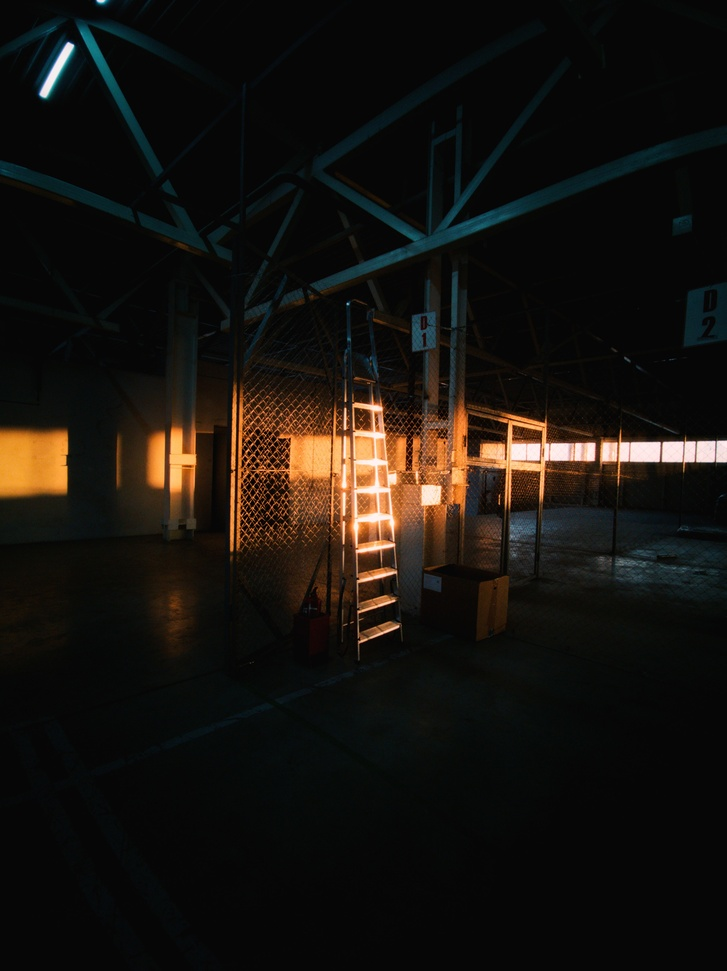
//> input picture code/2021-04-01-color-calibration/origin.jpg, 727 x 971 px, shrunk from 3440 x 4592 before the run
$ ./main   (built with g++ and OpenCV 4)
//> lines starting //> are read from the running program, lines starting //| are printed output that depends on the picture
#include <opencv2/opencv.hpp>
#include <opencv2/imgproc.hpp>
#include <vector>

// clang++ main.cpp -std=c++11 `pkg-config --libs opencv4` `pkg-config --cflags opencv4` -lstdc++

int main()
{
    cv::Mat src = cv::imread("origin.jpg");
//> src is the input picture: 971 rows x 727 cols, CV_8UC3; mean B, G, R 15, 19.3, 22.8
    cv::Mat ycrcb;

    cv::cvtColor(src, ycrcb, cv::COLOR_RGB2YCrCb);
//> ycrcb: 971 rows x 727 cols, CV_8UC3; mean of channels 0, 1, 2 18.3, 125.6, 130.4
    std::vector<cv::Mat> channels;
    cv::split(ycrcb, channels);
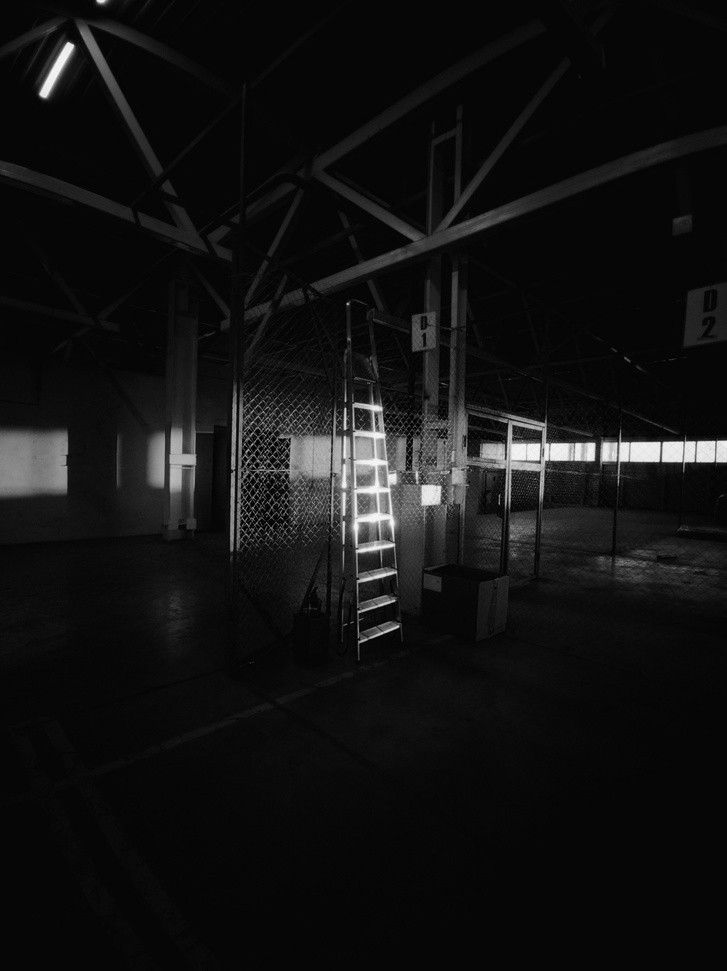
//> channels[0]: 971 rows x 727 cols, CV_8UC1; min 0, max 246, mean 18.3
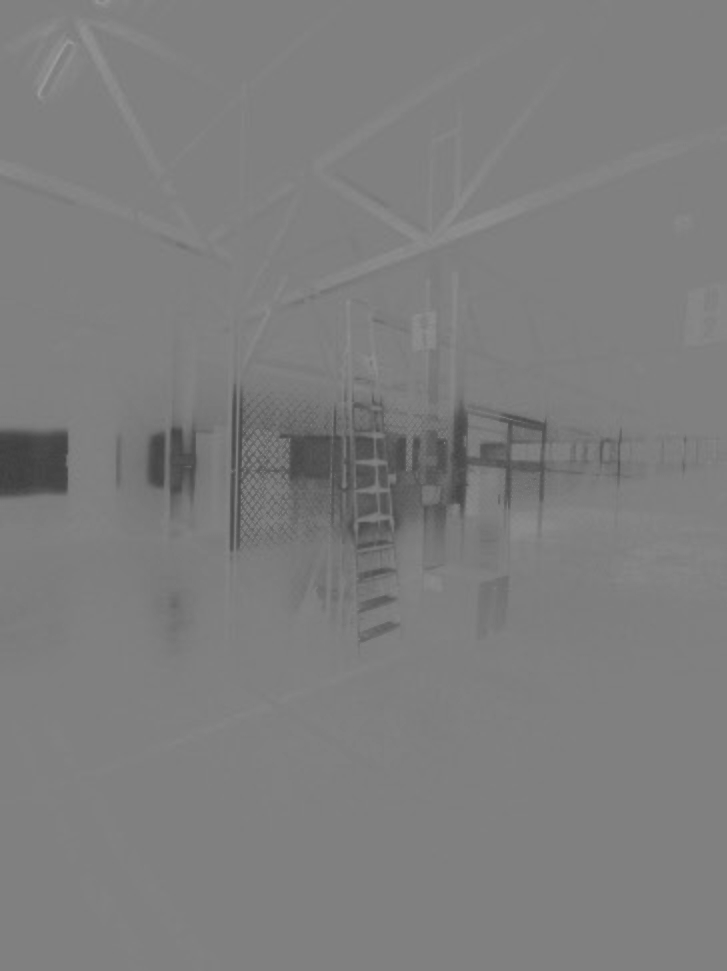
//> channels[1]: 971 rows x 727 cols, CV_8UC1; min 62, max 155, mean 125.6
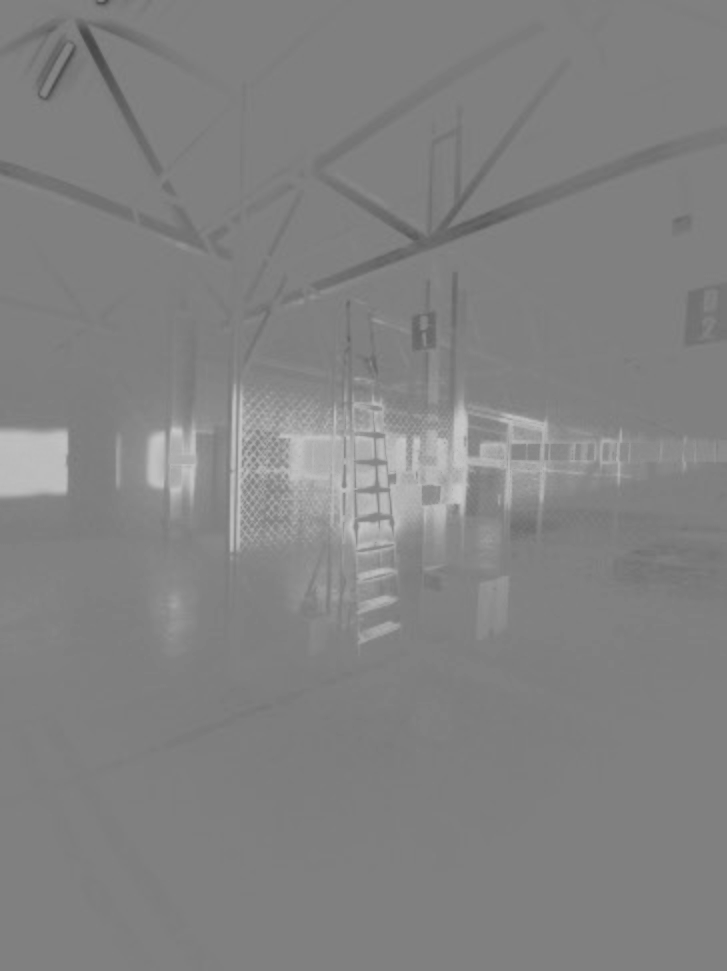
//> channels[2]: 971 rows x 727 cols, CV_8UC1; min 70, max 202, mean 130.4

    cv::equalizeHist(channels[0], channels[0]);
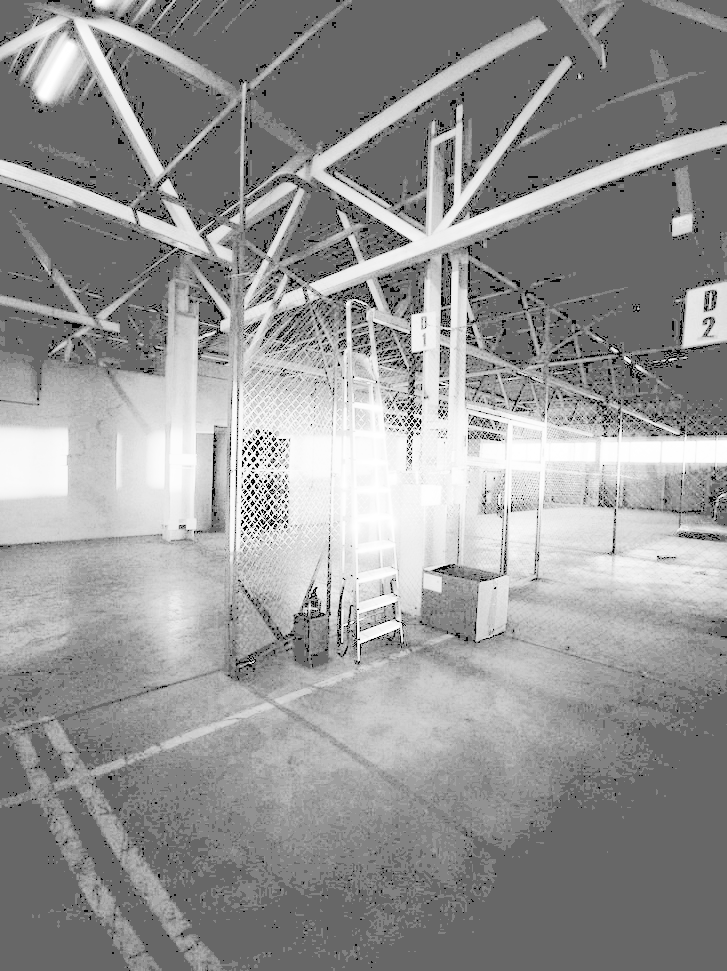
//> channels[0]: 971 rows x 727 cols, CV_8UC1; min 0, max 255, mean 149.3
    cv::Mat dst;
    cv::merge(channels, ycrcb);
//> ycrcb: 971 rows x 727 cols, CV_8UC3; mean of channels 0, 1, 2 149.3, 125.6, 130.4
    cv::cvtColor(ycrcb, dst, cv::COLOR_YCrCb2RGB);
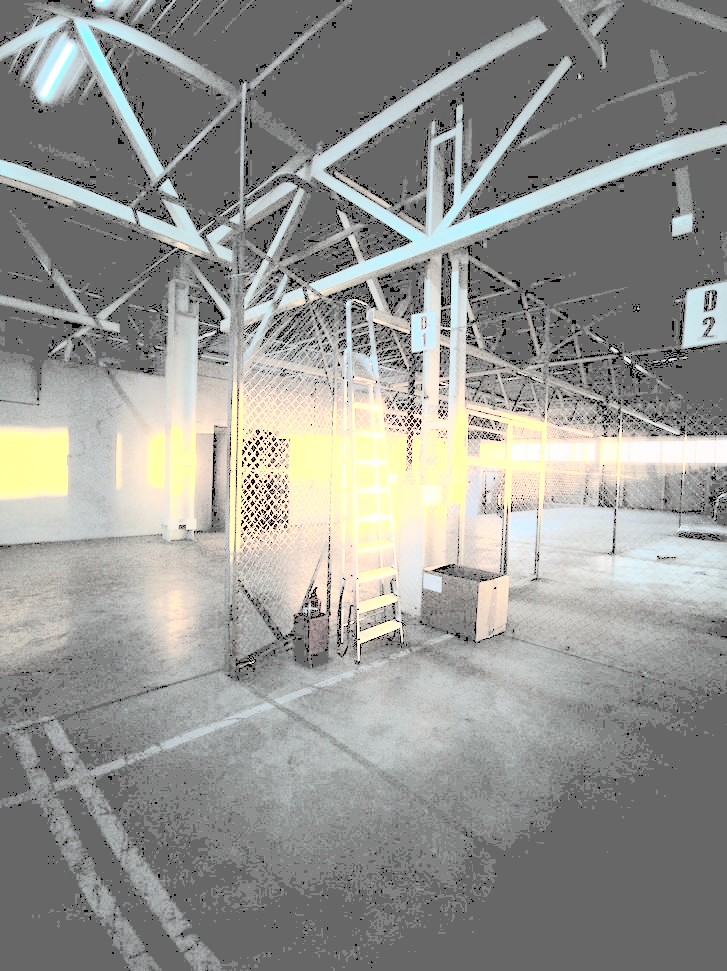
//> dst: 971 rows x 727 cols, CV_8UC3; mean B, G, R 145.9, 149.9, 149.6
    cv::imwrite("output.png", dst);

    return 0;
}
